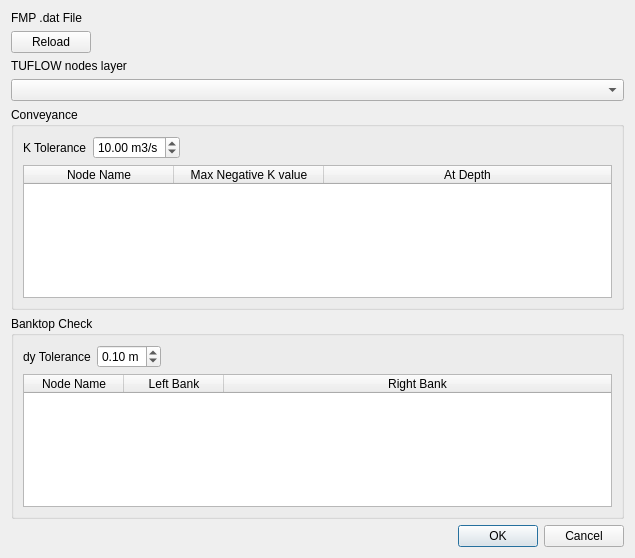
<?xml version="1.0" encoding="UTF-8"?>
<ui version="4.0">
 <class>FmpSectionPropertyCheckDialog</class>
 <widget class="QDialog" name="FmpSectionPropertyCheckDialog">
  <property name="geometry">
   <rect>
    <x>0</x>
    <y>0</y>
    <width>635</width>
    <height>558</height>
   </rect>
  </property>
  <property name="windowTitle">
   <string>Check FMP Model Conveyance</string>
  </property>
  <layout class="QVBoxLayout" name="verticalLayout_4">
   <item>
    <layout class="QHBoxLayout" name="horizontalLayout_4">
     <item>
      <widget class="QLabel" name="label">
       <property name="text">
        <string>FMP .dat File</string>
       </property>
      </widget>
     </item>
     <item>
      <widget class="QgsFileWidget" name="datFileWidget">
       <property name="filter">
        <string>*.dat</string>
       </property>
      </widget>
     </item>
    </layout>
   </item>
   <item>
    <layout class="QHBoxLayout" name="horizontalLayout">
     <item>
      <widget class="QPushButton" name="datFileReloadBtn">
       <property name="text">
        <string>Reload</string>
       </property>
      </widget>
     </item>
     <item>
      <spacer name="horizontalSpacer">
       <property name="orientation">
        <enum>Qt::Horizontal</enum>
       </property>
       <property name="sizeHint" stdset="0">
        <size>
         <width>40</width>
         <height>20</height>
        </size>
       </property>
      </spacer>
     </item>
    </layout>
   </item>
   <item>
    <layout class="QVBoxLayout" name="verticalLayout_3">
     <item>
      <widget class="QLabel" name="label_3">
       <property name="text">
        <string>TUFLOW nodes layer</string>
       </property>
      </widget>
     </item>
     <item>
      <widget class="QgsMapLayerComboBox" name="fmpNodesLayerCbox"/>
     </item>
    </layout>
   </item>
   <item>
    <widget class="QGroupBox" name="conveyanceGroupBox">
     <property name="title">
      <string>Conveyance</string>
     </property>
     <layout class="QVBoxLayout" name="verticalLayout">
      <item>
       <layout class="QHBoxLayout" name="horizontalLayout_2">
        <item>
         <widget class="QLabel" name="label_2">
          <property name="text">
           <string>K Tolerance</string>
          </property>
         </widget>
        </item>
        <item>
         <widget class="QgsDoubleSpinBox" name="kTolSpinbox">
          <property name="suffix">
           <string> m3/s</string>
          </property>
          <property name="value">
           <double>10.000000000000000</double>
          </property>
         </widget>
        </item>
        <item>
         <spacer name="horizontalSpacer_2">
          <property name="orientation">
           <enum>Qt::Horizontal</enum>
          </property>
          <property name="sizeHint" stdset="0">
           <size>
            <width>40</width>
            <height>20</height>
           </size>
          </property>
         </spacer>
        </item>
       </layout>
      </item>
      <item>
       <widget class="QTableWidget" name="negativeConveyanceTable">
        <attribute name="horizontalHeaderDefaultSectionSize">
         <number>150</number>
        </attribute>
        <attribute name="horizontalHeaderMinimumSectionSize">
         <number>150</number>
        </attribute>
        <attribute name="horizontalHeaderStretchLastSection">
         <bool>true</bool>
        </attribute>
        <column>
         <property name="text">
          <string>Node Name</string>
         </property>
        </column>
        <column>
         <property name="text">
          <string>Max Negative K value</string>
         </property>
        </column>
        <column>
         <property name="text">
          <string>At Depth</string>
         </property>
        </column>
       </widget>
      </item>
     </layout>
    </widget>
   </item>
   <item>
    <widget class="QGroupBox" name="groupBox">
     <property name="title">
      <string>Banktop Check</string>
     </property>
     <layout class="QVBoxLayout" name="verticalLayout_2">
      <item>
       <layout class="QHBoxLayout" name="horizontalLayout_3">
        <item>
         <widget class="QLabel" name="label_4">
          <property name="text">
           <string>dy Tolerance</string>
          </property>
         </widget>
        </item>
        <item>
         <widget class="QgsDoubleSpinBox" name="bankDyToleranceSpinbox">
          <property name="suffix">
           <string> m</string>
          </property>
          <property name="minimum">
           <double>0.010000000000000</double>
          </property>
          <property name="maximum">
           <double>1.000000000000000</double>
          </property>
          <property name="singleStep">
           <double>0.100000000000000</double>
          </property>
          <property name="value">
           <double>0.100000000000000</double>
          </property>
         </widget>
        </item>
        <item>
         <spacer name="horizontalSpacer_3">
          <property name="orientation">
           <enum>Qt::Horizontal</enum>
          </property>
          <property name="sizeHint" stdset="0">
           <size>
            <width>40</width>
            <height>20</height>
           </size>
          </property>
         </spacer>
        </item>
       </layout>
      </item>
      <item>
       <widget class="QTableWidget" name="banktopCheckTable">
        <attribute name="horizontalHeaderStretchLastSection">
         <bool>true</bool>
        </attribute>
        <column>
         <property name="text">
          <string>Node Name</string>
         </property>
        </column>
        <column>
         <property name="text">
          <string>Left Bank</string>
         </property>
        </column>
        <column>
         <property name="text">
          <string>Right Bank</string>
         </property>
        </column>
       </widget>
      </item>
     </layout>
    </widget>
   </item>
   <item>
    <widget class="QDialogButtonBox" name="buttonBox">
     <property name="orientation">
      <enum>Qt::Horizontal</enum>
     </property>
     <property name="standardButtons">
      <set>QDialogButtonBox::Cancel|QDialogButtonBox::Ok</set>
     </property>
    </widget>
   </item>
  </layout>
 </widget>
 <customwidgets>
  <customwidget>
   <class>QgsDoubleSpinBox</class>
   <extends>QDoubleSpinBox</extends>
   <header>qgsdoublespinbox.h</header>
  </customwidget>
  <customwidget>
   <class>QgsFileWidget</class>
   <extends>QWidget</extends>
   <header>qgsfilewidget.h</header>
  </customwidget>
  <customwidget>
   <class>QgsMapLayerComboBox</class>
   <extends>QComboBox</extends>
   <header>qgsmaplayercombobox.h</header>
  </customwidget>
 </customwidgets>
 <resources/>
 <connections>
  <connection>
   <sender>buttonBox</sender>
   <signal>accepted()</signal>
   <receiver>FmpSectionPropertyCheckDialog</receiver>
   <slot>accept()</slot>
   <hints>
    <hint type="sourcelabel">
     <x>248</x>
     <y>254</y>
    </hint>
    <hint type="destinationlabel">
     <x>157</x>
     <y>274</y>
    </hint>
   </hints>
  </connection>
  <connection>
   <sender>buttonBox</sender>
   <signal>rejected()</signal>
   <receiver>FmpSectionPropertyCheckDialog</receiver>
   <slot>reject()</slot>
   <hints>
    <hint type="sourcelabel">
     <x>316</x>
     <y>260</y>
    </hint>
    <hint type="destinationlabel">
     <x>286</x>
     <y>274</y>
    </hint>
   </hints>
  </connection>
 </connections>
</ui>
